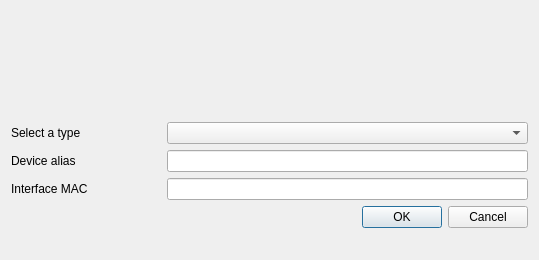
<?xml version="1.0" encoding="UTF-8"?>
<ui version="4.0">
 <class>frmDeviceCRUD</class>
 <widget class="QDialog" name="frmDeviceCRUD">
  <property name="geometry">
   <rect>
    <x>0</x>
    <y>0</y>
    <width>539</width>
    <height>260</height>
   </rect>
  </property>
  <property name="windowIcon">
   <iconset resource="../images/devicesinlan.qrc">
    <normaloff>:/database.png</normaloff>:/database.png</iconset>
  </property>
  <layout class="QVBoxLayout" name="verticalLayout_2">
   <item>
    <layout class="QVBoxLayout" name="verticalLayout">
     <item>
      <widget class="QLabel" name="lblTitle">
       <property name="minimumSize">
        <size>
         <width>0</width>
         <height>30</height>
        </size>
       </property>
       <property name="maximumSize">
        <size>
         <width>16777215</width>
         <height>30</height>
        </size>
       </property>
       <property name="font">
        <font>
         <pointsize>12</pointsize>
         <bold>true</bold>
        </font>
       </property>
       <property name="alignment">
        <set>Qt::AlignCenter</set>
       </property>
      </widget>
     </item>
     <item>
      <layout class="QHBoxLayout" name="horizontalLayout_2">
       <item>
        <spacer name="horizontalSpacer_2">
         <property name="orientation">
          <enum>Qt::Horizontal</enum>
         </property>
         <property name="sizeHint" stdset="0">
          <size>
           <width>40</width>
           <height>20</height>
          </size>
         </property>
        </spacer>
       </item>
       <item>
        <widget class="QLabel" name="lblPixmap">
         <property name="sizePolicy">
          <sizepolicy hsizetype="Fixed" vsizetype="Fixed">
           <horstretch>0</horstretch>
           <verstretch>0</verstretch>
          </sizepolicy>
         </property>
         <property name="minimumSize">
          <size>
           <width>48</width>
           <height>48</height>
          </size>
         </property>
         <property name="maximumSize">
          <size>
           <width>48</width>
           <height>48</height>
          </size>
         </property>
         <property name="pixmap">
          <pixmap resource="../images/devicesinlan.qrc">:/database.png</pixmap>
         </property>
         <property name="scaledContents">
          <bool>true</bool>
         </property>
         <property name="alignment">
          <set>Qt::AlignCenter</set>
         </property>
        </widget>
       </item>
       <item>
        <spacer name="horizontalSpacer">
         <property name="orientation">
          <enum>Qt::Horizontal</enum>
         </property>
         <property name="sizeHint" stdset="0">
          <size>
           <width>40</width>
           <height>20</height>
          </size>
         </property>
        </spacer>
       </item>
      </layout>
     </item>
     <item>
      <layout class="QHBoxLayout" name="horizontalLayout">
       <item>
        <widget class="QLabel" name="label_2">
         <property name="minimumSize">
          <size>
           <width>150</width>
           <height>0</height>
          </size>
         </property>
         <property name="maximumSize">
          <size>
           <width>150</width>
           <height>16777215</height>
          </size>
         </property>
         <property name="text">
          <string>Select a type</string>
         </property>
        </widget>
       </item>
       <item>
        <widget class="QComboBox" name="cmbType">
         <property name="sizePolicy">
          <sizepolicy hsizetype="Expanding" vsizetype="Fixed">
           <horstretch>0</horstretch>
           <verstretch>0</verstretch>
          </sizepolicy>
         </property>
        </widget>
       </item>
      </layout>
     </item>
     <item>
      <layout class="QHBoxLayout" name="horizontalLayout_3">
       <item>
        <widget class="QLabel" name="label">
         <property name="minimumSize">
          <size>
           <width>150</width>
           <height>0</height>
          </size>
         </property>
         <property name="maximumSize">
          <size>
           <width>150</width>
           <height>16777215</height>
          </size>
         </property>
         <property name="text">
          <string>Device alias</string>
         </property>
        </widget>
       </item>
       <item>
        <widget class="QLineEdit" name="txtAlias"/>
       </item>
      </layout>
     </item>
     <item>
      <layout class="QHBoxLayout" name="horizontalLayout_5">
       <item>
        <widget class="QLabel" name="label_4">
         <property name="minimumSize">
          <size>
           <width>150</width>
           <height>0</height>
          </size>
         </property>
         <property name="maximumSize">
          <size>
           <width>150</width>
           <height>16777215</height>
          </size>
         </property>
         <property name="text">
          <string>Interface MAC</string>
         </property>
        </widget>
       </item>
       <item>
        <widget class="QLineEdit" name="txtMAC">
         <property name="readOnly">
          <bool>true</bool>
         </property>
        </widget>
       </item>
      </layout>
     </item>
     <item>
      <widget class="QDialogButtonBox" name="buttonBox">
       <property name="orientation">
        <enum>Qt::Horizontal</enum>
       </property>
       <property name="standardButtons">
        <set>QDialogButtonBox::Cancel|QDialogButtonBox::Ok</set>
       </property>
      </widget>
     </item>
    </layout>
   </item>
  </layout>
 </widget>
 <resources>
  <include location="../images/devicesinlan.qrc"/>
  <include location="../images/devicesinlan.qrc"/>
  <include location="../../images/devicesinlan.qrc"/>
 </resources>
 <connections>
  <connection>
   <sender>buttonBox</sender>
   <signal>accepted()</signal>
   <receiver>frmDeviceCRUD</receiver>
   <slot>accept()</slot>
   <hints>
    <hint type="sourcelabel">
     <x>248</x>
     <y>254</y>
    </hint>
    <hint type="destinationlabel">
     <x>157</x>
     <y>274</y>
    </hint>
   </hints>
  </connection>
  <connection>
   <sender>buttonBox</sender>
   <signal>rejected()</signal>
   <receiver>frmDeviceCRUD</receiver>
   <slot>reject()</slot>
   <hints>
    <hint type="sourcelabel">
     <x>316</x>
     <y>260</y>
    </hint>
    <hint type="destinationlabel">
     <x>286</x>
     <y>274</y>
    </hint>
   </hints>
  </connection>
 </connections>
</ui>
